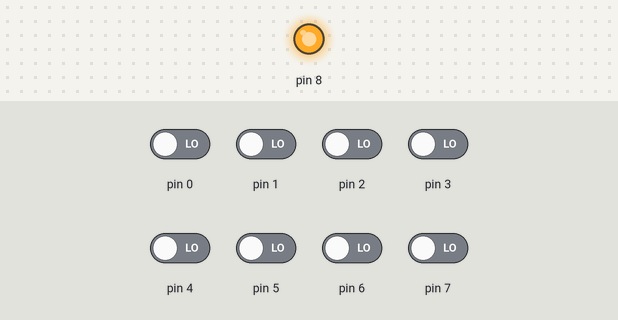
Bench run of a sketch on a simulated Arduino Uno, built with avr-gcc and run on an emulated ATmega328P. Shown: output pins drawn as LEDs (lit = HIGH). Inputs (shaded band) come from the test bench; at power-on: pin 0–7 LOW.

Above: at 0.1 s.
Timing chart, 0 to 1.6 s (numbered marks = the images above):
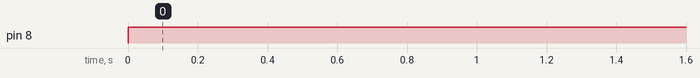

Measured:
- by itself, pin 8: LOW → HIGH at 0.00 s

The sketch:

Exercicio1__Relatorio1.ino
```cpp
//Declaração de bibliotecas

//Declaração de constantes

//Declaração de variáveis globais

//Declaração de funções

int main(){

  //Direcionamento das Portas (DDRx) - Modificar só os pinos de saída
  DDRB = 0b00000001; //PB0 como saída (Bomba)
  DDRC = 0; //Todos os pinos do portal são entradas
  DDRD = 0; //Todos os pinos do portal são entradas

  //Habilita o circuito de PULL-UP nos botões NFs (PORTx)
  PORTC = 0b00000010; //PC1 com circuito de pull-up habilitado

  //Estabelecer a condição inicial das saídas
  PORTB = 0b00000000; //Bomba desligada

  for(;;){ //Loop Infinito

    //Leitura da Chave (PD3)
    short int chave;
    chave = PIND & 0b00001000;

    if(chave == 0b00001000){ //Se chave estiver no modo manual

      //Leitura dos botões (Desliga e Liga)
      short int liga, desliga;
      desliga = PINC & 0b00000010;
      liga = PINC & 0b00000001;

      if(desliga == 0b00000000) //Botão Desliga pressionado
        PORTB = 0b00000000; //Desligar a Bomba

      else if (liga == 0b00000001) //Botão Liga pressionado
        PORTB = 0b00000001; //Ligar a Bomba
    }
    else{ //Chave no modo Automático

      //Leitura dos Sensores (Baixo e Alto)
      short int alto, baixo;
      baixo = PIND & 0b00010000;
      alto = PIND & 0b00100000;

      if((baixo == 0b00010000) && (alto == 0b00100000)) //Ambos acionados
        PORTB = 0b00000000; //Desligar a bomba
      else if((baixo == 0) && (alto == 0)) //Ambos desacionados
        PORTB = 0b00000001; //Ligar a bomba
    }

  }

}
```
